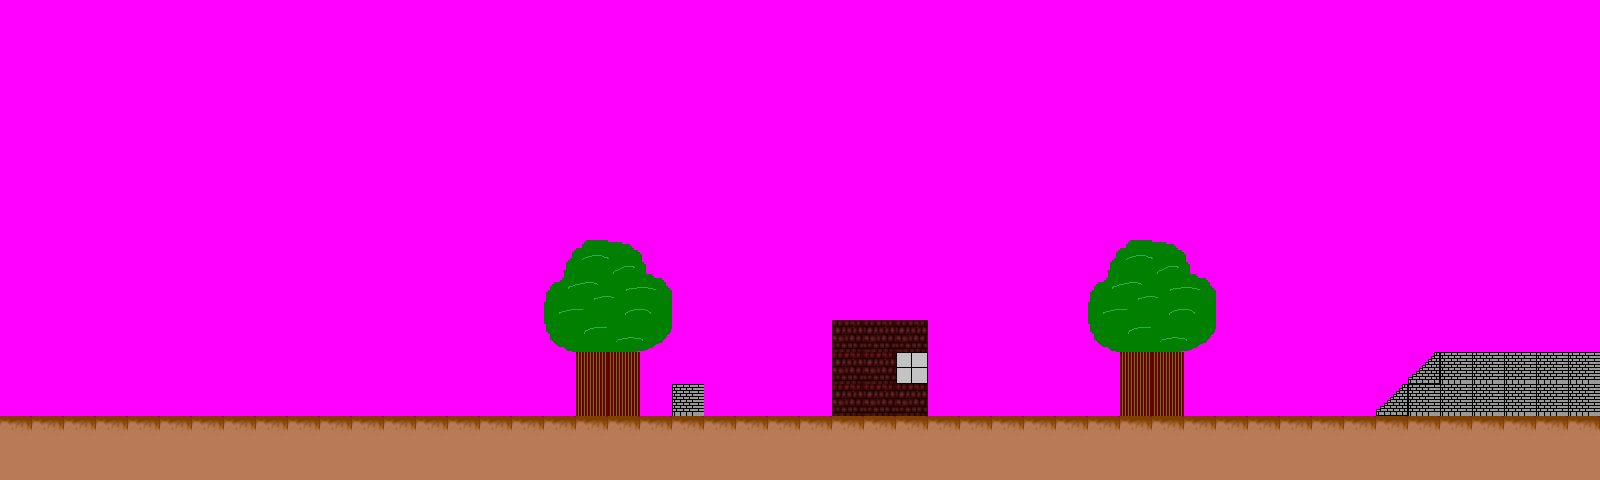

Below is a game level as drawn by its tile map, then a one-line description and the .tmx that defines it (tile-layer data replaced by summaries):
An orthogonal 50x15 tile map with 32x32 px tiles, 1 tile layer (Tile Layer 1) and 1 object.

<map version="1.0" orientation="orthogonal" width="50" height="15" tilewidth="32" tileheight="32">
 <tileset firstgid="1" name="spritesheet" tilewidth="32" tileheight="32">
  <image source="spritesheet.png" trans="ff00ff" width="320" height="320" />
 </tileset>
 <layer name="Tile Layer 1" width="50" height="15">
  <data>[750 cells, 750 non-empty, 24 distinct tile ids]</data>
 </layer>
 <objectgroup name="Collision" width="50" height="15">
  <object x="673" y="384" width="32" height="32" />
 </objectgroup>
</map>